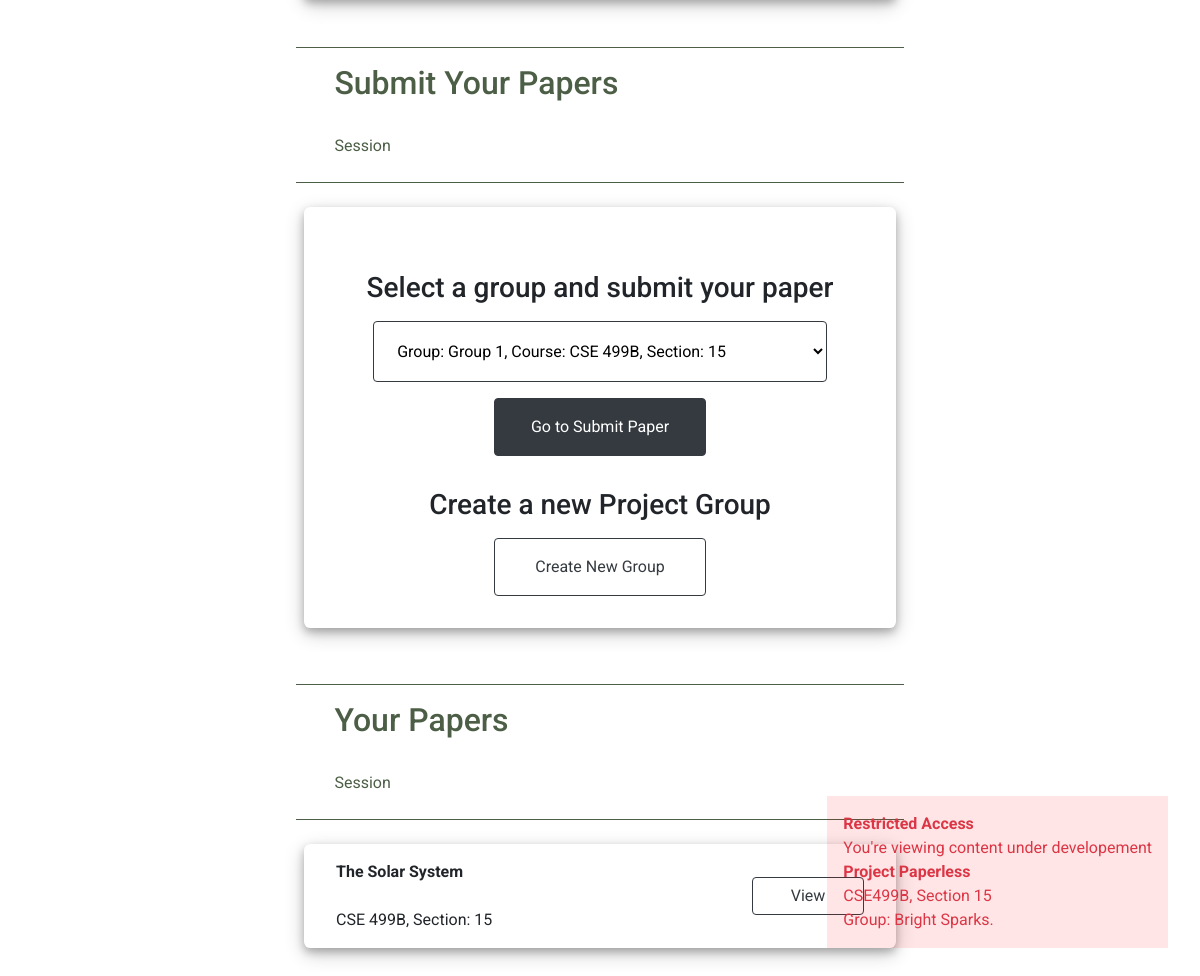
/dashboard/ (signed in, lower part), run on an earlier commit of the app's database.
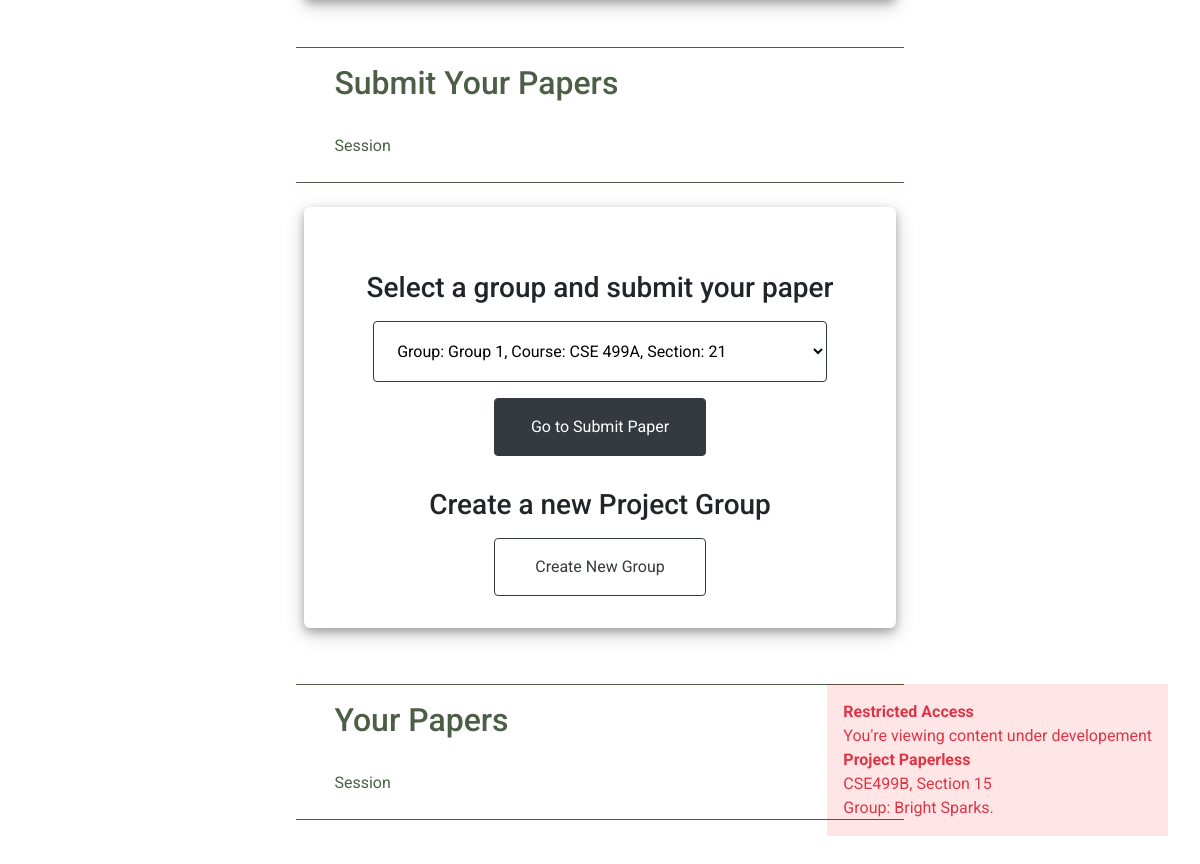
And on a later commit of the database.
### documents/models.py (models this page shows, shortened)
class Document(models.Model):
    group = models.ForeignKey('learners.Group', on_delete=models.CASCADE, related_name='document')
    title = models.CharField(max_length=250)
    paper = models.FileField(storage=paper_storage, upload_to=user_directory_path)
    information = models.CharField(max_length=250, null=True)
    date_uploaded = models.DateTimeField(auto_now_add=True, editable=False)
    date_updated = models.DateTimeField(auto_now=True)

### learners/models.py (models this page shows, shortened)
class Group(models.Model):
    course_code = models.CharField(max_length=30)
    section = models.IntegerField()
    name = models.CharField(max_length=128)
    status = models.CharField(max_length=12)
    instructor = models.ForeignKey('users.User', related_name='submission_group', on_delete=models.CASCADE)
    members = models.ManyToManyField('users.User')
    class Meta:
        constraints = [
            models.UniqueConstraint(fields=['course_code', 'section', 'name'], name='unique_group')
        ]
    def get_string(self):
        return f'Group: {self.name}, Course: {self.course_code}, Section: {self.section}'

### users/views.py (the view, shortened to what this page needs)
# urls.py: path('dashboard/', DashboardView.as_view(), name='dashboard'),
class DashboardView(UserViews):
    def student_view(self):
        return learner_dashboard(self.request)

### learners/forms.py (shortened to what this page needs)
class GroupSelectForm(forms.Form):
    GROUPS = []
    groups = forms.ChoiceField(choices=GROUPS)
    groups.widget.attrs.update({'class': 'input'})
    def update_choice(self, user):
        self.GROUPS = []
        groups = user.group_set.all()
        for group in groups:
            self.GROUPS.append((group.id, group.get_string()))
        self.fields['groups'].choices = self.GROUPS

### project_paperless/utils.py (called while the page is built)
    @method_decorator(login_required(login_url='users:login'))
    def get(self, request):
        self.request = request
        return self.user_view()

    def user_view(self):
        if self.request.user.is_educator:
            return self.teacher_view()
        else:
            return self.student_view()

### templates/learners/dashboard.html (shortened to what this page needs)
{% extends 'layout.html' %}
{% block body %}
<div class="user_dashboard">
  <div class="dashboard container">
    <div class="area">
    </div>
    <div class="area">
      <div class="area_header">
        <h2> Submit Your Papers </h2>
        <br>
        <p>Session</p>
      </div>
      <div class="card_container">
        <div class="items_card paper_submission">
          <div class="items">
            <h3 class="item_header">Select a group and submit your paper</h3>
            <form action="" method="POST">
              {{ groups_form.groups }}
              <button type="submit" class="btn btn-dark">Go to Submit Paper</button>
            </form>
            <h3 class="item_header">Create a new Project Group</h3>
            <a href="{% url 'learners:add_group' %}" class="btn btn-outline-dark">Create New Group</a>
          </div>
        </div>
      </div>
    </div>
    <div class="area">
      <div class="area_header">
        <h2> Your Papers </h2>
        <br>
        <p>Session</p>
      </div>
      <div class="card_container">
        {% for paper in papers %}
          <div class="items_card items_card_fluid paper_list">
            <div class="items">
              <p>
                <strong>{{ paper.title }}</strong>
                <br>
                <br>
                {{ paper.group.course_code }},
                Section: {{ paper.group.section }}
              </p>
              <div class="text-right">
                <a href="" class="btn btn-outline-dark view_buttons"
                   group="{{ paper.group.id }}"
                   document="{{ paper.id }}"> View</a>
              </div>
            </div>
          </div>
        {% endfor %}
      </div>
    </div>
  </div>
</div>
{% load static %}
{% endblock %}

What changed in the data, as far as the page shows it:
removed Document: title "The Solar System", group.course_code "CSE 499B", group.section "15"
Also different on the page:
form field groups: "Group: Group 1, Course: CSE 499B, Section: 15" → "Group: Group 1, Course: CSE 499A, Section: 21"
